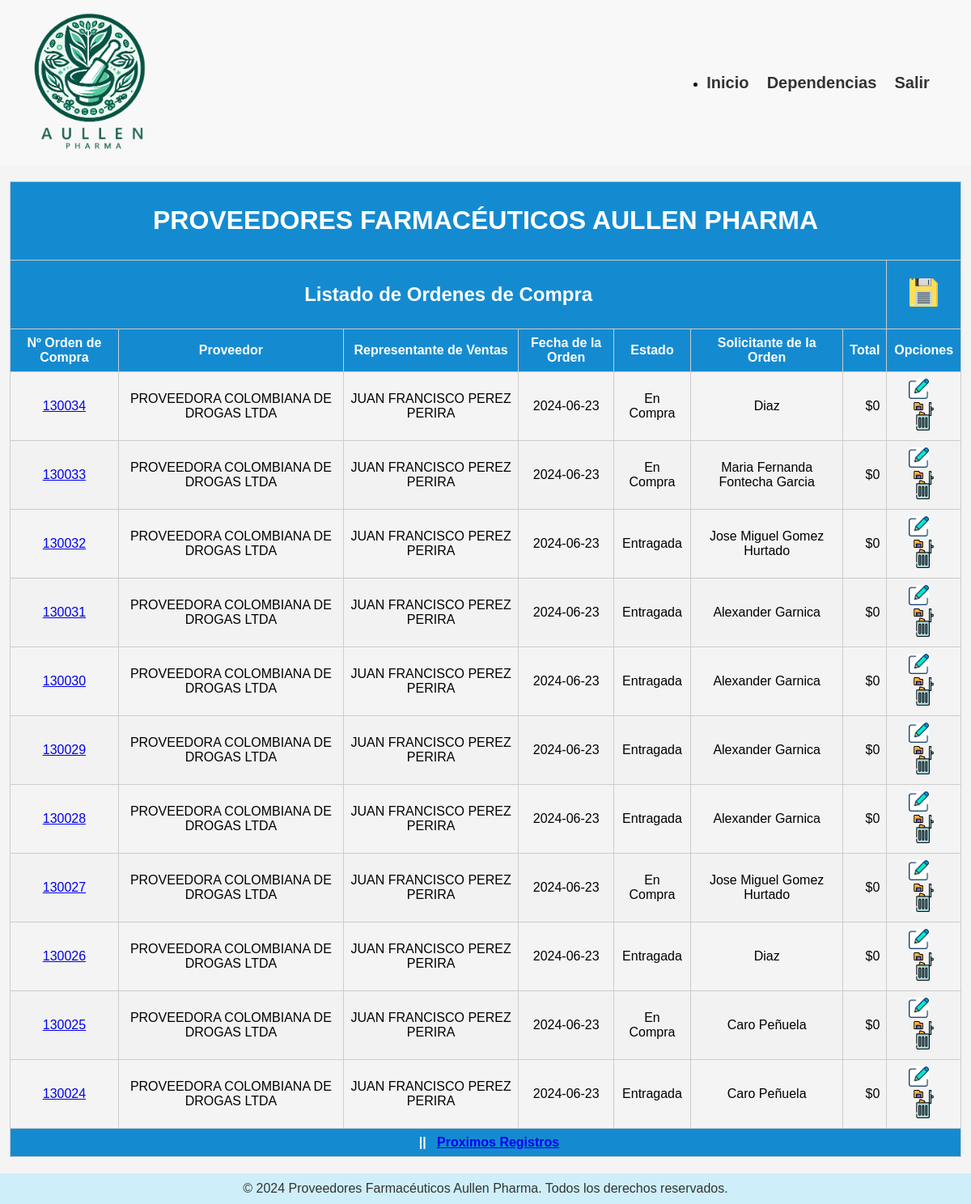
The page /mostrar_orden_compra.php on the database its author committed.
### tables this page shows
CREATE TABLE `orden_compra` (
  `id_Compra` int(14) NOT NULL,
  `fecha_ord` date NOT NULL,
  `id_proveed` int(14) NOT NULL,
  `estado_Comp` int(1) NOT NULL,
  `usuario_Sist` int(14) NOT NULL
);

CREATE TABLE `proveedores` (
  `id_proveed` int(14) NOT NULL,
  `nomb_Prov` varchar(60) NOT NULL,
  `direc_Prove` varchar(80) NOT NULL,
  `Nit_Proveed` varchar(20) NOT NULL,
  `Nnro_Telefon` varchar(30) NOT NULL,
  `represe_Prov` int(14) NOT NULL
);

CREATE TABLE `vend_empresa` (
  `ident_Vend` int(14) NOT NULL,
  `nombres_Vend` varchar(40) NOT NULL,
  `Apell_Vended` varchar(40) NOT NULL,
  `nro_Telefono` varchar(15) NOT NULL,
  `empresa_Rep` int(14) NOT NULL
);

CREATE TABLE `estado_comp` (
  `id_estado` int(14) NOT NULL,
  `Desc_Esta` varchar(30) NOT NULL
);

CREATE TABLE `usuarios_sist` (
  `id_usuario` int(14) NOT NULL,
  `login_Usu` varchar(35) NOT NULL,
  `Nomb_Usu` varchar(80) NOT NULL,
  `nro_Identid` int(14) NOT NULL,
  `pass_Usua` varchar(60) NOT NULL,
  `tipo_Usua` int(14) NOT NULL
);

### class/conexion.php (called while the page is built, shortened)
<?php
	class Conexion
	{
		public function __construct()
		{
			$this->conex=new mysqli(host,user,pass,base);
		}
	}
 ?>

### class/class.php (called while the page is built, shortened)
<?php
	require_once("conexion.php");
	class Trabajo extends Conexion
	{
		public function trae_DatosOrdenCompra($inicio)
		{
			$sql = "SELECT
            oc.id_Compra,
            pv.nomb_Prov,
            ven.nombres_Vend,
            ven.Apell_Vended,
            oc.fecha_ord,
            ec.Desc_Esta,
            usu.Nomb_Usu,
            CONCAT('$', FORMAT(COALESCE(SUM(dc.canti_prod_sol*p.val_Unitario * (1 + (dc.valor_imp_uno / 100) + (dc.valor_imp_dos / 100))), 0), 0)) AS total
			FROM
				orden_compra oc
				LEFT JOIN estado_comp ec ON oc.estado_Comp = ec.id_estado
				LEFT JOIN proveedores pv ON oc.id_proveed = pv.id_proveed
				LEFT JOIN detalle_copmp dc ON oc.id_Compra = dc.Nro_Orden
				LEFT JOIN productos p ON dc.codigo_prod = p.id_producto
				LEFT JOIN vend_empresa ven ON pv.represe_Prov = ven.ident_Vend
				LEFT JOIN usuarios_sist usu ON oc.usuario_Sist = usu.id_usuario
			GROUP BY
				oc.id_Compra,
				pv.nomb_Prov,
				oc.fecha_ord,
				ec.Desc_Esta
			ORDER BY
				oc.id_Compra DESC LIMIT $inicio, 11";
			$consul=$this->conex->query($sql);
			$res=$consul->fetch_all(MYSQLI_ASSOC);
			return $res;
		}
	}
 ?>

### mostrar_orden_compra.php (the view, shortened to what this page needs)
<?php
    require_once("class/class.php");
    $dat = new Trabajo();
?>
<!DOCTYPE html>
<html lang="en">
<head>
    <link rel="stylesheet" href="estilos/mostrar.css">
</head>
<body>
<header>
		<nav class="nav-left">
			<a href="index.php">
				<img src="imgs/aullenPharma.png" alt="Icono Home" class="icono-home" title="Inicio"></a>
		</nav>
		<nav class="nav-right">
			<ul>
				<li>
					<a href="index.php">Inicio</a> &nbsp;&nbsp;&nbsp;
					<a href="#">Dependencias</a> &nbsp;&nbsp;&nbsp;
					<a href="#">Salir</a> &nbsp;&nbsp;&nbsp; &nbsp;&nbsp;
				</li>
			</ul>
		</nav>
</header>
<div class="table-container">
    <table>
        <thead>
            <tr bgcolor="#148BD1">
                <th colspan="8"><h1>PROVEEDORES FARMACÉUTICOS AULLEN PHARMA</h1></th>
            </tr>
            <tr bgcolor="#148BD1">
                <th colspan="7"><h2>Listado de Ordenes de Compra</h2></th>
                <th>
                    <a href="generar_orden_compra.php">
                        <img src="imgs/guardar_3.png" alt="Adicion Registro" width="35" height="35" title="Adicionar Un Registro">
                    </a>
                </th>
            </tr>
            <tr>
                <th>Nº Orden de Compra</th>
                <th>Proveedor</th>
                <th>Representante de Ventas</th>
                <th>Fecha de la Orden </th>
                <th>Estado</th>
                <th>Solicitante de la Orden</th>
                <th>Total</th>
                <th>Opciones</th>
            </tr>
        </thead>
        <tbody>
            <?php
                if(isset($_GET["pos"])) {
                    $inicio = $_GET["pos"];
                } else {
                    $inicio = 0;
                }
                $lista = $dat->trae_DatosOrdenCompra($inicio);
                for($i = 0; $i < sizeof($lista); $i++) {
                    $v1 = $lista[$i]['id_Compra'];
                    $v2 = $lista[$i]['nomb_Prov'];
                    $v3 = $lista[$i]['nombres_Vend'];
                    $v4 = $lista[$i]['Apell_Vended'];
                    $v5 = $lista[$i]['fecha_ord'];
                    $v6 = $lista[$i]['Desc_Esta'];
                    $v7 = $lista[$i]['Nomb_Usu'];
                    $v8 = $lista[$i]['total'];
            ?>
                <tr>
                    <td align="center"><a href="ver_orden_compra.php?id_Compra=<?php echo $v1; ?>"><?php echo $v1; ?></a></td>
                    <td><?php echo $v2; ?></td>
                    <td align="center"><?php echo $v3," ",$v4; ?></td>
                    <td align="center"><?php echo $v5; ?></td>
                    <td align="center"><?php echo $v6; ?></td>
                    <td align="center"><?php echo $v7; ?></td>
                    <td align="right"><?php echo $v8; ?></td>
                    <td align="center">
                        <a href="class/edita_orden_compra.php?id=<?php echo $v1; ?>" style="text-decoration: none;">
                            <img src="imgs/editar_1.png" alt="Edicion Registro" width="25" height="25" title="Editar Un Registro">
                        </a>
                        <a href="class/elimina_orden_compra.php?id=<?php echo $v1; ?>" style="text-decoration: none;">
                            <img src="imgs/eliminar_3.png" alt="Eliminacion de Registro" width="33" height="35" title="Eliminar Un Registro">
                        </a>
                    </td>
                </tr>
            <?php
                }
            ?>
            <tr>
                <th colspan="8">
                    &nbsp;&nbsp;||&nbsp;&nbsp;
                    <?php
                        if(count($lista) > 10) {
                            $proximo = $inicio + 10;
                    ?>
                            <a href="?pos=<?php echo $proximo; ?>" title="Proximos Registros">Proximos Registros</a>
                    <?php
                        }
                    ?>
                </th>
            </tr>
        </tbody>
    </table>
</div>
<footer>
    <div class="container">
        <p>&copy; 2024 Proveedores Farmacéuticos Aullen Pharma. Todos los derechos reservados.</p>
    </div>
</footer>
</body>
</html>

### estilos/mostrar.css (style rules this page uses)
html, body { height: 100%; margin: 0; padding: 0; display: flex; flex-direction: column; }
body { font-family: Arial, sans-serif; background-color: #f4f4f4; }
header { background-color: #f8f8f8; padding: 10px 20px; display: flex; justify-content: space-between; align-items: center; }
.nav-left { display: flex; align-items: center; list-style-type: none; padding: 0; margin: 0; }
.nav-right { display: flex; align-items: center; list-style-type: none; padding: 0; margin: 0; }
.nav-right li { margin-left: 20px; }
.nav-right a { color: #333; text-decoration: none; font-weight: bold; font-size: 20px; }
.icono-home { width: 180px; height: auto; margin-right: 10px; }
.table-container { text-align: center; flex: 1; }
table { width: 98%; border: 1px solid #ccc; margin: 20px auto; border-collapse: collapse; }
table th, table td { border: 1px solid #ccc; padding: 8px; }
table th { background-color: #148BD1; color: white; }
table tr:nth-child(even) { background-color: #f2f2f2; }
footer { background-color: #CEEFF9; padding: 10px 0; text-align: center; width: 100%; }
footer p { margin: 0; color: #333; font-size: 16px; }

### rows shown on the page
orden_compra: id_Compra "130034", id_proveed.nomb_Prov "PROVEEDORA COLOMBIANA DE DROGAS LTDA", vend_empresa.nombres_Vend "JUAN FRANCISCO", vend_empresa.Apell_Vended "PEREZ PERIRA", fecha_ord "2024-06-23", estado_Comp.Desc_Esta "En Compra", usuario_Sist.Nomb_Usu "Diaz", v8 "$0"
orden_compra: id_Compra "130033", id_proveed.nomb_Prov "PROVEEDORA COLOMBIANA DE DROGAS LTDA", vend_empresa.nombres_Vend "JUAN FRANCISCO", vend_empresa.Apell_Vended "PEREZ PERIRA", fecha_ord "2024-06-23", estado_Comp.Desc_Esta "En Compra", usuario_Sist.Nomb_Usu "Maria Fernanda Fontecha Garcia", v8 "$0"
orden_compra: id_Compra "130032", id_proveed.nomb_Prov "PROVEEDORA COLOMBIANA DE DROGAS LTDA", vend_empresa.nombres_Vend "JUAN FRANCISCO", vend_empresa.Apell_Vended "PEREZ PERIRA", fecha_ord "2024-06-23", estado_Comp.Desc_Esta "Entragada", usuario_Sist.Nomb_Usu "Jose Miguel Gomez Hurtado", v8 "$0"
orden_compra: id_Compra "130031", id_proveed.nomb_Prov "PROVEEDORA COLOMBIANA DE DROGAS LTDA", vend_empresa.nombres_Vend "JUAN FRANCISCO", vend_empresa.Apell_Vended "PEREZ PERIRA", fecha_ord "2024-06-23", estado_Comp.Desc_Esta "Entragada", usuario_Sist.Nomb_Usu "Alexander Garnica", v8 "$0"
orden_compra: id_Compra "130030", id_proveed.nomb_Prov "PROVEEDORA COLOMBIANA DE DROGAS LTDA", vend_empresa.nombres_Vend "JUAN FRANCISCO", vend_empresa.Apell_Vended "PEREZ PERIRA", fecha_ord "2024-06-23", estado_Comp.Desc_Esta "Entragada", usuario_Sist.Nomb_Usu "Alexander Garnica", v8 "$0"
orden_compra: id_Compra "130029", id_proveed.nomb_Prov "PROVEEDORA COLOMBIANA DE DROGAS LTDA", vend_empresa.nombres_Vend "JUAN FRANCISCO", vend_empresa.Apell_Vended "PEREZ PERIRA", fecha_ord "2024-06-23", estado_Comp.Desc_Esta "Entragada", usuario_Sist.Nomb_Usu "Alexander Garnica", v8 "$0"
orden_compra: id_Compra "130028", id_proveed.nomb_Prov "PROVEEDORA COLOMBIANA DE DROGAS LTDA", vend_empresa.nombres_Vend "JUAN FRANCISCO", vend_empresa.Apell_Vended "PEREZ PERIRA", fecha_ord "2024-06-23", estado_Comp.Desc_Esta "Entragada", usuario_Sist.Nomb_Usu "Alexander Garnica", v8 "$0"
orden_compra: id_Compra "130027", id_proveed.nomb_Prov "PROVEEDORA COLOMBIANA DE DROGAS LTDA", vend_empresa.nombres_Vend "JUAN FRANCISCO", vend_empresa.Apell_Vended "PEREZ PERIRA", fecha_ord "2024-06-23", estado_Comp.Desc_Esta "En Compra", usuario_Sist.Nomb_Usu "Jose Miguel Gomez Hurtado", v8 "$0"
orden_compra: id_Compra "130026", id_proveed.nomb_Prov "PROVEEDORA COLOMBIANA DE DROGAS LTDA", vend_empresa.nombres_Vend "JUAN FRANCISCO", vend_empresa.Apell_Vended "PEREZ PERIRA", fecha_ord "2024-06-23", estado_Comp.Desc_Esta "Entragada", usuario_Sist.Nomb_Usu "Diaz", v8 "$0"
orden_compra: id_Compra "130025", id_proveed.nomb_Prov "PROVEEDORA COLOMBIANA DE DROGAS LTDA", vend_empresa.nombres_Vend "JUAN FRANCISCO", vend_empresa.Apell_Vended "PEREZ PERIRA", fecha_ord "2024-06-23", estado_Comp.Desc_Esta "En Compra", usuario_Sist.Nomb_Usu "Caro Peñuela", v8 "$0"
orden_compra: id_Compra "130024", id_proveed.nomb_Prov "PROVEEDORA COLOMBIANA DE DROGAS LTDA", vend_empresa.nombres_Vend "JUAN FRANCISCO", vend_empresa.Apell_Vended "PEREZ PERIRA", fecha_ord "2024-06-23", estado_Comp.Desc_Esta "Entragada", usuario_Sist.Nomb_Usu "Caro Peñuela", v8 "$0"
